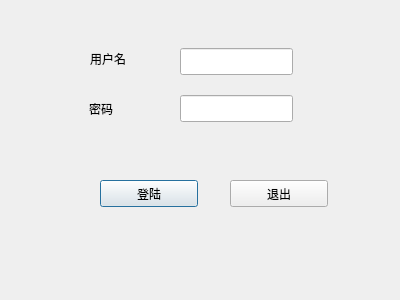
<?xml version="1.0" encoding="UTF-8"?>
<ui version="4.0">
 <class>loginDlg</class>
 <widget class="QDialog" name="loginDlg">
  <property name="geometry">
   <rect>
    <x>0</x>
    <y>0</y>
    <width>400</width>
    <height>300</height>
   </rect>
  </property>
  <property name="windowTitle">
   <string>Dialog</string>
  </property>
  <widget class="QLineEdit" name="usrLineEdit">
   <property name="geometry">
    <rect>
     <x>180</x>
     <y>48</y>
     <width>113</width>
     <height>27</height>
    </rect>
   </property>
  </widget>
  <widget class="QLineEdit" name="pwdLineEdit">
   <property name="geometry">
    <rect>
     <x>180</x>
     <y>95</y>
     <width>113</width>
     <height>27</height>
    </rect>
   </property>
  </widget>
  <widget class="QPushButton" name="loginBtn">
   <property name="geometry">
    <rect>
     <x>100</x>
     <y>180</y>
     <width>98</width>
     <height>27</height>
    </rect>
   </property>
   <property name="text">
    <string>登陆</string>
   </property>
  </widget>
  <widget class="QPushButton" name="exitBtn">
   <property name="geometry">
    <rect>
     <x>230</x>
     <y>180</y>
     <width>98</width>
     <height>27</height>
    </rect>
   </property>
   <property name="text">
    <string>退出</string>
   </property>
  </widget>
  <widget class="QLabel" name="label">
   <property name="geometry">
    <rect>
     <x>90</x>
     <y>50</y>
     <width>67</width>
     <height>17</height>
    </rect>
   </property>
   <property name="text">
    <string>用户名</string>
   </property>
  </widget>
  <widget class="QLabel" name="label_2">
   <property name="geometry">
    <rect>
     <x>89</x>
     <y>100</y>
     <width>67</width>
     <height>17</height>
    </rect>
   </property>
   <property name="text">
    <string>密码</string>
   </property>
  </widget>
 </widget>
 <resources/>
 <connections>
  <connection>
   <sender>exitBtn</sender>
   <signal>clicked()</signal>
   <receiver>loginDlg</receiver>
   <slot>close()</slot>
   <hints>
    <hint type="sourcelabel">
     <x>278</x>
     <y>193</y>
    </hint>
    <hint type="destinationlabel">
     <x>199</x>
     <y>149</y>
    </hint>
   </hints>
  </connection>
 </connections>
</ui>
